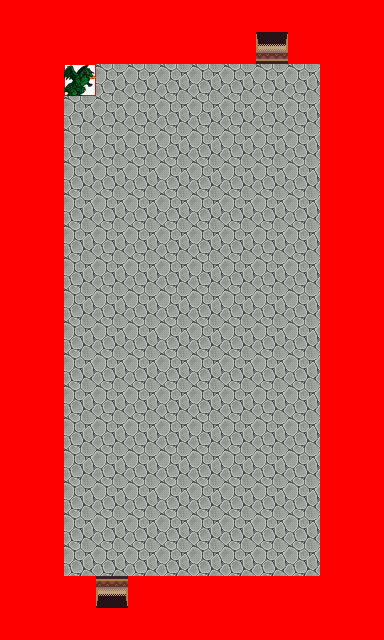

A 2D game scene composited from a Tiled map and its tileset images. What follows is a short description and the map's XML, with each tile layer's data collapsed to a summary:
An orthogonal 12x20 tile map with 32x32 px tiles, 8 tile layers (0_floor, 1_terrain, 2_object, 3_roof, ...), 6 tilesets.

<map version="1.0" orientation="orthogonal" width="12" height="20" tilewidth="32" tileheight="32">
 <tileset name="kolizja" firstgid="1" tilewidth="32" tileheight="32">
  <image source="../../tileset/logic/collision.png" width="32" height="32" />
 </tileset>
 <tileset name="podloga" firstgid="2" tilewidth="32" tileheight="32">
  <image source="../../tileset/pol/domki/podloga/deski_kafle.png" width="161" height="64" />
 </tileset>
 <tileset name="sciany" firstgid="12" tilewidth="32" tileheight="32">
  <image source="../../tileset/building/wall/int_wall_dark_red.png" width="128" height="128" />
 </tileset>
 <tileset name="drzwi1" firstgid="28" tilewidth="32" tileheight="32">
  <image source="../../tileset/building/entrance/dark_red_ns.png" width="96" height="128" />
 </tileset>
 <tileset name="sciany" firstgid="40" tilewidth="32" tileheight="32">
  <image source="../../tileset/building/wall/int_wall_dark_red_corners.png" width="128" height="128" />
 </tileset>
 <tileset name="pol_mythical_animal" firstgid="56" tilewidth="32" tileheight="32">
  <image source="../../tileset/logic/creature/pol_smoki.png" width="320" height="32" />
 </tileset>
 <layer name="0_floor" width="12" height="20">
  <data>[240 cells, 175 non-empty, 1 distinct tile ids]</data>
 </layer>
 <layer name="1_terrain" width="12" height="20">
  <data>[240 cells, 112 non-empty, 17 distinct tile ids]</data>
 </layer>
 <layer name="2_object" width="12" height="20">
  <data>[240 cells, 12 non-empty, 12 distinct tile ids]</data>
 </layer>
 <layer name="3_roof" width="12" height="20">
  <data>[240 cells, 0 non-empty, 0 distinct tile ids]</data>
 </layer>
 <layer name="4_roof_add" width="12" height="20">
  <data>[240 cells, 0 non-empty, 0 distinct tile ids]</data>
 </layer>
 <layer name="objects" width="12" height="20">
  <data>[240 cells, 1 non-empty, 1 distinct tile ids]</data>
 </layer>
 <layer name="collision" width="12" height="20">
  <data>[240 cells, 110 non-empty, 1 distinct tile ids]</data>
 </layer>
 <layer name="protection" width="12" height="20">
  <data>[240 cells, 0 non-empty, 0 distinct tile ids]</data>
 </layer>
</map>
